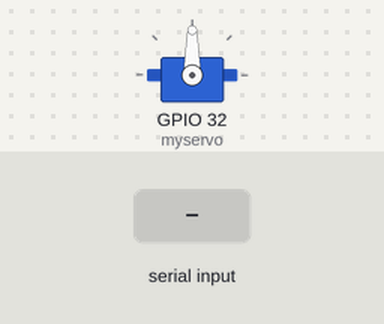
This sketch was run on a simulated ESP32. Parts: servo. Inputs (shaded band) come from the test bench.

Above: at 1.2 s.
1.3 s: "30,150\n" received over Serial
At 2.2 s:
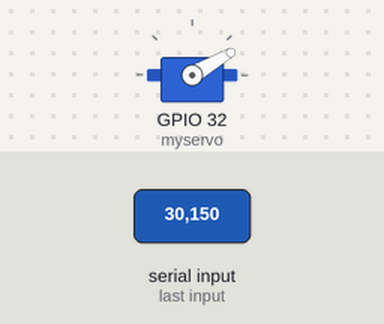
2.8 s: "5\n" received over Serial
At 3.3 s:
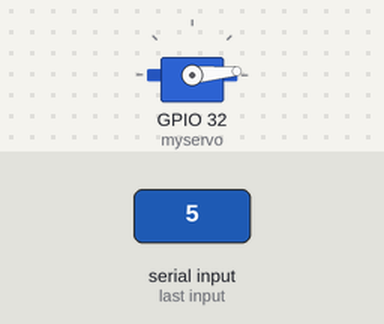
4.3 s: "90,45\n" received over Serial
At 5.6 s:
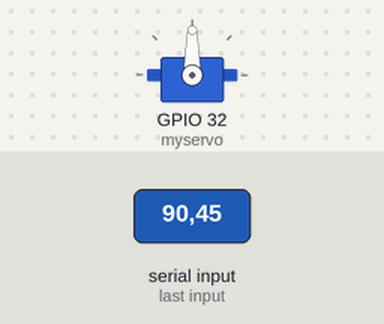
Timing chart, 0 to 7.3 s (numbered marks = the images above; inputs shaded):
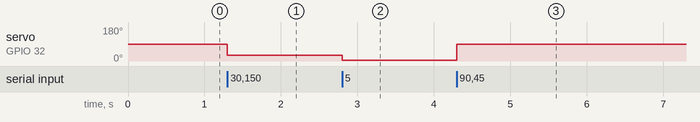

The sketch:

sketch_sep7b.ino
```cpp
#include <ESP32Servo.h>

Servo myservo;

void setup() {
  Serial.begin(9600);
  myservo.attach(32);  // GPIO 32
}

void loop() {
  if (Serial.available()) {
    String data = Serial.readStringUntil('\n');
    int val = data.toInt();

    // รีเซ็ตมุมถ้าเกิน 90
    if (val < 0) val = 0;
    if (val > 90) val = 0;

    myservo.write(val);
  }
}
```

Measured:
- after the input at 1.3 s, servo on GPIO 32 (myservo): 90° → 30° at once
- after the input at 2.8 s, servo on GPIO 32 (myservo): 30° → 5° at once
- after the input at 4.3 s, servo on GPIO 32 (myservo): 5° → 90° at once
